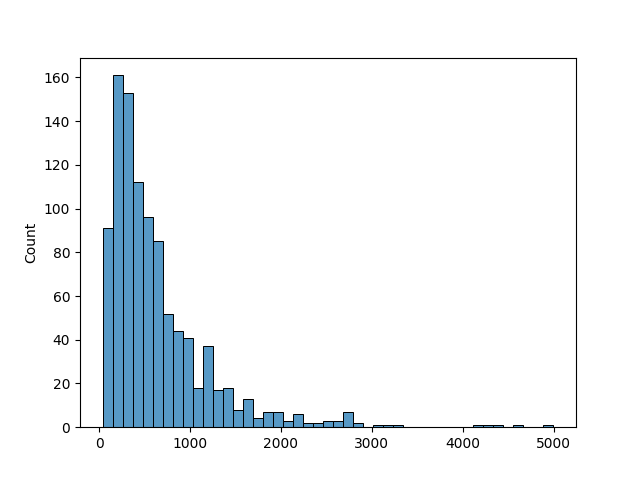

Source code (Python):
import math

from matplotlib.pyplot import xlabel
from helper import *
import seaborn as sns
#calculate mean
mean = sum(sample_documents_size) / len(sample_documents_size)

#calculate variance
distance = [(x - mean)**2 for x in sample_documents_size]
variance = sum(distance) / len(sample_documents_size)

#calculate standardeviation

std = math.sqrt(variance)

sns_plot = sns.histplot(data=sample_documents_size)#,x='Document size',y='counts')
fig = sns_plot.get_figure()
fig.savefig("02.review.length.png")